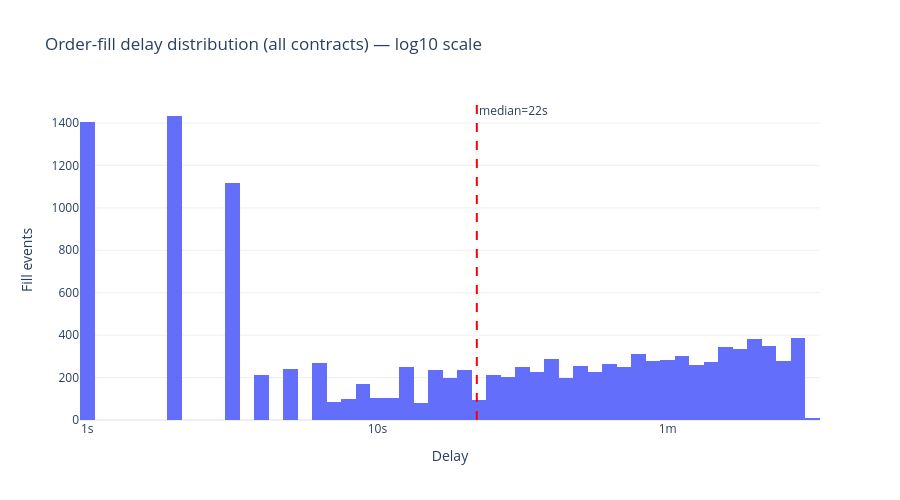

Notebook code for this chart:
### Code cell
import numpy as np

log_delays = np.log10(all_delays_df['delay_s'].clip(lower=1))

fig_delay = go.Figure()
fig_delay.add_trace(go.Histogram(
    x=log_delays,
    nbinsx=80,
    name='All contracts'
))

median_val = all_delays_df['delay_s'].median()
median_log = np.log10(max(median_val, 1))
fig_delay.add_vline(x=median_log, line_dash='dash', line_color='red',
                    annotation_text=f'median={median_val:.0f}s', annotation_position='top right')

max_log = int(np.ceil(log_delays.max()))
tickvals = list(range(0, max_log + 1))
ticktext = ['1s', '10s', '1m', '10m', '1.7h', '11.6h', '4.8d'][:max_log + 1]

fig_delay.update_layout(
    title='Order-fill delay distribution (all contracts) — log10 scale',
    xaxis_title='Delay',
    yaxis_title='Fill events',
    template='plotly_white', height=500,
)
fig_delay.update_xaxes(tickvals=tickvals, ticktext=ticktext)
fig_delay.show()

### Figure 1 — Plotly figure (JSON) as saved in the notebook; plotly's stock layout.template omitted (floating-point values rounded to 4 significant figures; data arrays with more than 128 entries replaced by an {"elided": "..."} marker saying what was removed)
{"data": [{"name": "All contracts", "nbinsx": 80, "type": "histogram", "x": {"elided": "12499 float values"}}], "layout": {"annotations": [{"showarrow": false, "text": "median=22s", "x": 1.342, "xanchor": "left", "xref": "x", "y": 1, "yanchor": "top", "yref": "y domain"}], "height": 500, "shapes": [{"line": {"color": "red", "dash": "dash"}, "type": "line", "x0": 1.342, "x1": 1.342, "xref": "x", "y0": 0, "y1": 1, "yref": "y domain"}], "title": {"text": "Order-fill delay distribution (all contracts) — log10 scale"}, "xaxis": {"ticktext": ["1s", "10s", "1m", "10m"], "tickvals": [0, 1, 2, 3], "title": {"text": "Delay"}}, "yaxis": {"title": {"text": "Fill events"}}}}
